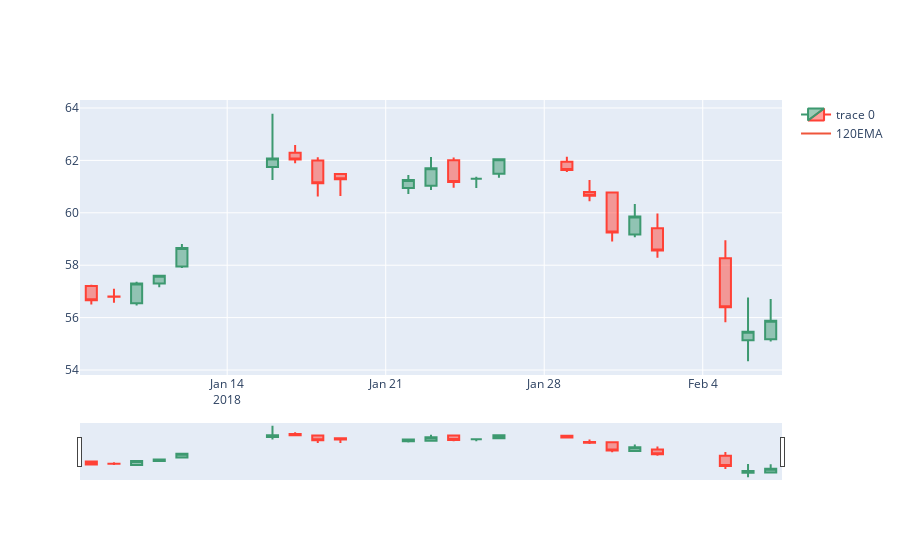

The notebook cell saved with this chart:
### Code cell
df=pd.read_csv("resources/pharm.csv")
data= pd.DataFrame(df.loc[df["Name"] == "Merck & Co."])
data=data.loc[data["date"] > "2018-01-06"]

data['120EMA']=ta.EMA(data['close'],120)
chart_data = go.Candlestick(x=data['date'],open=data['open'],high=data['high'],low=data['low'],close=data['close'])
fig = go.Figure(data=[chart_data])
ema_trace = go.Scatter(x=data['date'], y=data['120EMA'],mode='lines',name='120EMA')
fig.add_trace(ema_trace)
fig.show()

### Figure 1 — Plotly figure (JSON) as saved in the notebook; plotly's stock layout.template omitted (floating-point values rounded to 4 significant figures)
{"data": [{"close": [56.66, 56.8, 57.3, 57.6, 58.66, 62.07, 62.03, 61.13, 61.28, 61.25, 61.7, 61.18, 61.3, 62.04, 61.63, 60.65, 59.25, 59.86, 58.56, 56.4, 55.46, 55.88], "high": [57.25, 57.1, 57.37, 57.61, 58.81, 63.78, 62.59, 62.12, 61.48, 61.44, 62.13, 62.11, 61.38, 62.08, 62.14, 61.25, 60.8, 60.34, 59.97, 58.95, 56.77, 56.71], "low": [56.5, 56.57, 56.46, 57.16, 57.89, 61.25, 61.89, 60.62, 60.64, 60.72, 60.87, 60.96, 60.95, 61.34, 61.56, 60.44, 58.9, 59.07, 58.28, 55.82, 54.33, 55.09], "open": [57.21, 56.81, 56.55, 57.3, 57.95, 61.75, 62.29, 62, 61.48, 60.95, 61.03, 62.01, 61.3, 61.49, 61.95, 60.79, 60.77, 59.17, 59.41, 58.27, 55.14, 55.17], "type": "candlestick", "x": ["2018-01-08", "2018-01-09", "2018-01-10", "2018-01-11", "2018-01-12", "2018-01-16", "2018-01-17", "2018-01-18", "2018-01-19", "2018-01-22", "2018-01-23", "2018-01-24", "2018-01-25", "2018-01-26", "2018-01-29", "2018-01-30", "2018-01-31", "2018-02-01", "2018-02-02", "2018-02-05", "2018-02-06", "2018-02-07"]}, {"mode": "lines", "name": "120EMA", "type": "scatter", "x": ["2018-01-08", "2018-01-09", "2018-01-10", "2018-01-11", "2018-01-12", "2018-01-16", "2018-01-17", "2018-01-18", "2018-01-19", "2018-01-22", "2018-01-23", "2018-01-24", "2018-01-25", "2018-01-26", "2018-01-29", "2018-01-30", "2018-01-31", "2018-02-01", "2018-02-02", "2018-02-05", "2018-02-06", "2018-02-07"], "y": [null, null, null, null, null, null, null, null, null, null, null, null, null, null, null, null, null, null, null, null, null, null]}], "layout": {}}
